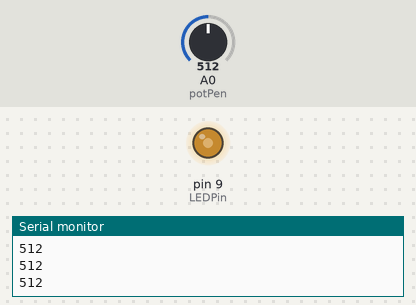
The sketch below on a simulated Arduino Uno, built with avr-gcc and run on an emulated ATmega328P. On the bench: output pins drawn as LEDs (lit = HIGH), the last lines printed to the serial monitor. The inputs (shaded band) are chosen by the test bench; at power-on: A0 (potPen) = 512.

Above: at 1.3 s.
1.4 s: A0 (potPen) set to 716
At 3.2 s:
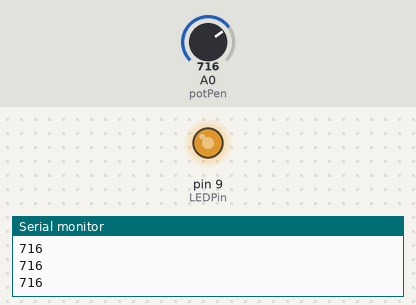
3.5 s: A0 (potPen) set to 900
At 4.8 s:
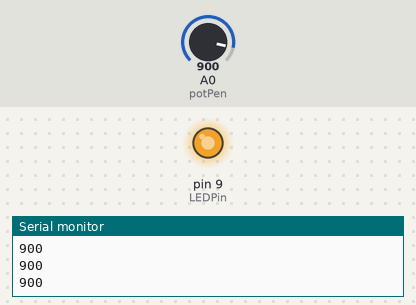
5.5 s: A0 (potPen) set to 122
At 6.4 s:
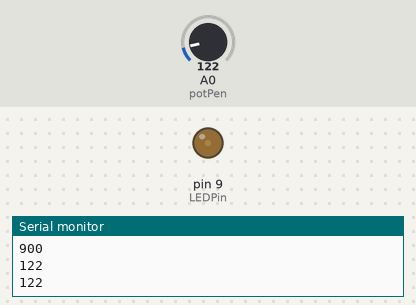
7.5 s: A0 (potPen) set to 511
At 9.1 s:
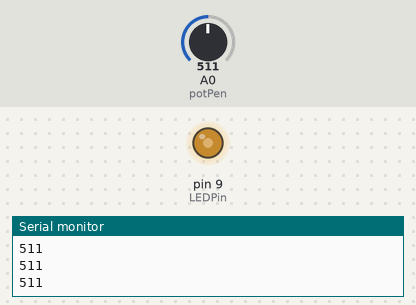
Timing chart, 0 to 10.5 s (numbered marks = the images above; inputs shaded):
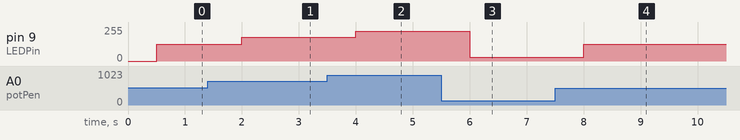

Measured:
- after the input at 1.4 s, pin 9 (LEDPin): 127/255 → 178/255 after 0.60 s
- after the input at 3.5 s, pin 9 (LEDPin): 178/255 → 224/255 after 0.50 s
- after the input at 5.5 s, pin 9 (LEDPin): 224/255 → 30/255 after 0.50 s
- after the input at 7.5 s, pin 9 (LEDPin): 30/255 → 127/255 after 0.51 s

The sketch:

blink_speed.ino
```cpp
int potPen = A0;  //Declaring A0 for potentiometer reading
int LEDPin = 9;   //Declaring pin 9 for LED
int blinkRate;   //Declaring variable for how fast the LED should blink
int readRate;   //Declaring variable for reading potentiometer value.


void setup(){
  Serial.begin(9600);  //Open serial port
  pinMode(potPen, INPUT);  //set potentiometer input.
  pinMode(LEDPin, OUTPUT); //set led output.

}

void loop(){
  readRate = analogRead(potPen);
  Serial.println(readRate);
  delay(500);
  blinkRate = (255./1023.) * readRate;
  analogWrite(LEDPin, blinkRate);

}
```
